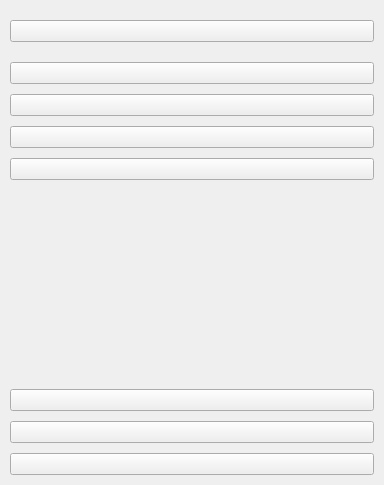
<?xml version='1.0' encoding='utf-8'?>
<ui version="4.0">
 <class>SidebarComponent</class>
 <widget class="QCustomComponent" name="SidebarComponent">
  <property name="geometry">
   <rect>
    <x>0</x>
    <y>0</y>
    <width>384</width>
    <height>485</height>
   </rect>
  </property>
  <property name="windowTitle">
   <string>CustomComponent</string>
  </property>
  <layout class="QVBoxLayout" name="verticalLayout">
   <property name="spacing">
    <number>0</number>
   </property>
   <property name="leftMargin">
    <number>0</number>
   </property>
   <property name="topMargin">
    <number>0</number>
   </property>
   <property name="rightMargin">
    <number>0</number>
   </property>
   <property name="bottomMargin">
    <number>0</number>
   </property>
   <item>
    <widget class="QCustomSidebar" name="customSidebar">
     <property name="defaultWidth" stdset="0">
      <string>150</string>
     </property>
     <property name="defaultHeight" stdset="0">
      <string>parent</string>
     </property>
     <property name="collapsedWidth" stdset="0">
      <string>60</string>
     </property>
     <property name="collapsedHeight" stdset="0">
      <string>parent</string>
     </property>
     <property name="expandedWidth" stdset="0">
      <string>150</string>
     </property>
     <property name="expandedHeight" stdset="0">
      <string>parent</string>
     </property>
     <property name="toggleButtonName" stdset="0">
      <string>menuBtn</string>
     </property>
     <property name="iconCollapsed" stdset="0">
      <string>:/material_design/icons/material_design/menu.png</string>
     </property>
     <property name="iconExpanded" stdset="0">
      <string>:/material_design/icons/material_design/menu_open.png</string>
     </property>
     <layout class="QVBoxLayout" name="verticalLayout_2">
      <property name="spacing">
       <number>10</number>
      </property>
      <property name="leftMargin">
       <number>0</number>
      </property>
      <property name="topMargin">
       <number>0</number>
      </property>
      <property name="rightMargin">
       <number>0</number>
      </property>
      <property name="bottomMargin">
       <number>0</number>
      </property>
      <item alignment="Qt::AlignmentFlag::AlignTop">
       <widget class="QWidget" name="widget" native="true">
        <layout class="QVBoxLayout" name="verticalLayout_3">
         <property name="spacing">
          <number>10</number>
         </property>
         <property name="leftMargin">
          <number>10</number>
         </property>
         <property name="topMargin">
          <number>10</number>
         </property>
         <property name="rightMargin">
          <number>10</number>
         </property>
         <property name="bottomMargin">
          <number>10</number>
         </property>
         <item>
          <widget class="QCustomSidebarLabel" name="logoLabel">
           <property name="text" stdset="0">
            <string />
           </property>
           <property name="icon" stdset="0">
            <iconset resource="../assets/assets.qrc">
             <normaloff>:/images/images/TRUSTED IN_GREY.png</normaloff>:/images/images/TRUSTED IN_GREY.png</iconset>
           </property>
           <property name="iconSize" stdset="0">
            <size>
             <width>141</width>
             <height>100</height>
            </size>
           </property>
          </widget>
         </item>
         <item>
          <widget class="QCustomSidebarButton" name="menuBtn">
           <property name="font">
            <font />
           </property>
           <property name="icon">
            <iconset resource="../Qss/icons/_icons.qrc">
             <normaloff>:/material_design/icons/material_design/menu_open.png</normaloff>:/material_design/icons/material_design/menu_open.png</iconset>
           </property>
           <property name="hideOnCollapse" stdset="0">
            <bool>false</bool>
           </property>
           <property name="labelHidden" stdset="0">
            <bool>false</bool>
           </property>
           <property name="labelText" stdset="0">
            <string>Menu</string>
           </property>
          </widget>
         </item>
         <item>
          <widget class="QCustomHorizontalSeparator" name="customHorizontalSeparator" />
         </item>
         <item>
          <widget class="QCustomSidebarButton" name="dashboardBtn">
           <property name="icon">
            <iconset resource="../Qss/icons/_icons.qrc">
             <normaloff>:/material_design/icons/material_design/dashboard_customize.png</normaloff>:/material_design/icons/material_design/dashboard_customize.png</iconset>
           </property>
           <property name="hideOnCollapse" stdset="0">
            <bool>false</bool>
           </property>
           <property name="labelText" stdset="0">
            <string>Dashboard</string>
           </property>
          </widget>
         </item>
         <item>
          <widget class="QCustomSidebarButton" name="vaultBtn">
           <property name="icon">
            <iconset resource="../Qss/icons/_icons.qrc">
             <normaloff>:/font_awesome_solid/icons/font_awesome/solid/vault.png</normaloff>:/font_awesome_solid/icons/font_awesome/solid/vault.png</iconset>
           </property>
           <property name="hideOnCollapse" stdset="0">
            <bool>false</bool>
           </property>
           <property name="labelText" stdset="0">
            <string>Vault</string>
           </property>
          </widget>
         </item>
         <item>
          <widget class="QCustomSidebarButton" name="generatorBtn">
           <property name="icon">
            <iconset resource="../Qss/icons/_icons.qrc">
             <normaloff>:/material_design/icons/material_design/generating_tokens.png</normaloff>:/material_design/icons/material_design/generating_tokens.png</iconset>
           </property>
           <property name="hideOnCollapse" stdset="0">
            <bool>false</bool>
           </property>
           <property name="labelText" stdset="0">
            <string>Generator</string>
           </property>
          </widget>
         </item>
         <item>
          <widget class="QCustomSidebarButton" name="securityScanBtn">
           <property name="icon">
            <iconset resource="../Qss/icons/_icons.qrc">
             <normaloff>:/material_design/icons/material_design/shield.png</normaloff>:/material_design/icons/material_design/shield.png</iconset>
           </property>
           <property name="hideOnCollapse" stdset="0">
            <bool>false</bool>
           </property>
           <property name="labelText" stdset="0">
            <string>Security Scan</string>
           </property>
          </widget>
         </item>
        </layout>
       </widget>
      </item>
      <item alignment="Qt::AlignmentFlag::AlignBottom">
       <widget class="QWidget" name="widget_2" native="true">
        <layout class="QVBoxLayout" name="verticalLayout_4">
         <property name="spacing">
          <number>10</number>
         </property>
         <property name="leftMargin">
          <number>10</number>
         </property>
         <property name="topMargin">
          <number>10</number>
         </property>
         <property name="rightMargin">
          <number>10</number>
         </property>
         <property name="bottomMargin">
          <number>10</number>
         </property>
         <item>
          <widget class="QCustomSidebarButton" name="settingsBtn">
           <property name="icon">
            <iconset resource="../Qss/icons/_icons.qrc">
             <normaloff>:/material_design/icons/material_design/settings.png</normaloff>:/material_design/icons/material_design/settings.png</iconset>
           </property>
           <property name="hideOnCollapse" stdset="0">
            <bool>false</bool>
           </property>
           <property name="labelText" stdset="0">
            <string>Settings</string>
           </property>
          </widget>
         </item>
         <item>
          <widget class="QCustomSidebarButton" name="userBtn">
           <property name="icon">
            <iconset resource="../Qss/icons/_icons.qrc">
             <normaloff>:/font_awesome_solid/icons/font_awesome/solid/circle-user.png</normaloff>:/font_awesome_solid/icons/font_awesome/solid/circle-user.png</iconset>
           </property>
           <property name="hideOnCollapse" stdset="0">
            <bool>false</bool>
           </property>
           <property name="labelText" stdset="0">
            <string>User</string>
           </property>
          </widget>
         </item>
         <item>
          <widget class="QCustomSidebarButton" name="aboutBtn">
           <property name="icon">
            <iconset resource="../Qss/icons/_icons.qrc">
             <normaloff>:/material_design/icons/material_design/info.png</normaloff>:/material_design/icons/material_design/info.png</iconset>
           </property>
           <property name="labelText" stdset="0">
            <string>About</string>
           </property>
          </widget>
         </item>
        </layout>
       </widget>
      </item>
     </layout>
    </widget>
   </item>
  </layout>
 </widget>
 <customwidgets>
  <customwidget>
   <class>QCustomSidebar</class>
   <extends>QWidget</extends>
   <header>Custom_Widgets.QCustomSidebar</header>
   <container>1</container>
  </customwidget>
  <customwidget>
   <class>QCustomHorizontalSeparator</class>
   <extends>QWidget</extends>
   <header>Custom_Widgets.QCustomHorizontalSeparator</header>
  </customwidget>
  <customwidget>
   <class>QCustomSidebarLabel</class>
   <extends>QWidget</extends>
   <header>Custom_Widgets.QCustomSidebarLabel</header>
  </customwidget>
  <customwidget>
   <class>QCustomSidebarButton</class>
   <extends>QPushButton</extends>
   <header>Custom_Widgets.QCustomSidebarButton</header>
  </customwidget>
  <customwidget>
   <class>QCustomComponent</class>
   <extends>QWidget</extends>
   <header>Custom_Widgets.QCustomComponent</header>
   <container>1</container>
  </customwidget>
 <customwidget><class>QPushButton</class><extends>QPushButton</extends><header location="global">Custom_Widgets.Theme.h</header><container>1</container></customwidget><customwidget><class>QLabel</class><extends>QLabel</extends><header location="global">Custom_Widgets.Theme.h</header><container>1</container></customwidget></customwidgets>
 <connections />
</ui>
